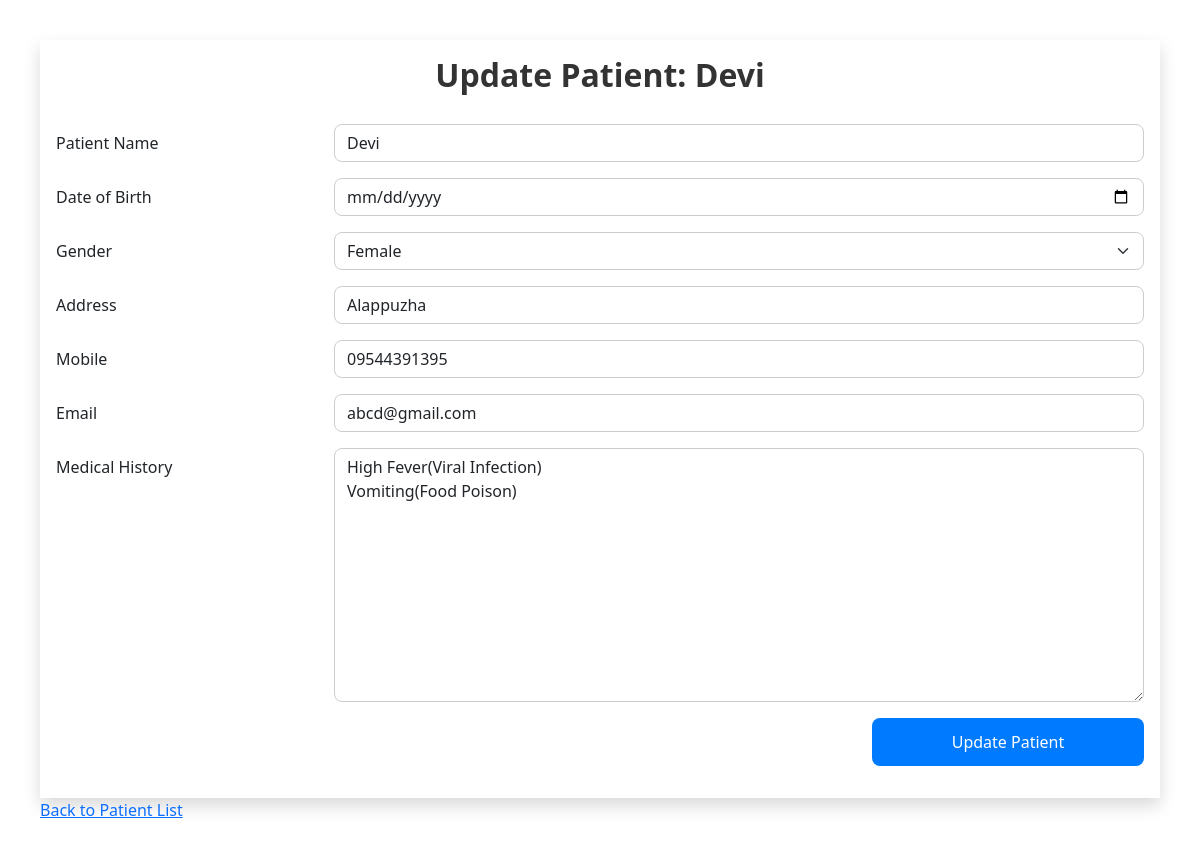
Page /update_patient/3/ on the committed database.
### hostapp/models.py (models this page shows, shortened)
class Patient(models.Model):
    user = models.OneToOneField(User, on_delete=models.CASCADE, related_name='patient_profile',null=True, blank=True)
    name = models.CharField(max_length=100, null=True, blank=True)
    date_of_birth = models.CharField(max_length=100, null=True, blank=True)
    gender = models.CharField(max_length=10, choices=[('Male', 'Male'), ('Female', 'Female'), ('Other', 'Other')], null=True, blank=True)
    address = models.CharField(max_length=255, null=True, blank=True)
    mobile = models.CharField(max_length=15, null=True, blank=True)
    email = models.EmailField(unique=True, null=True, blank=True)
    medical_history = models.TextField(null=True, blank=True)

### hostapp/views.py (the view)
# urls.py: path('update_patient/<int:patient_id>/', views.update_patient, name='update_patient'),
def update_patient(request, patient_id):
    patient = get_object_or_404(Patient, id=patient_id)  # Fetch the patient instance
    if request.method == 'POST':
        form = PatientForm(request.POST, instance=patient)
        if form.is_valid():
            form.save()
            return redirect('listpatient')
    else:
        form = PatientForm(instance=patient)
    return render(request, 'admin-update_patient.html', {'form': form, 'patient': patient})

### hostapp/forms.py
class PatientForm(forms.ModelForm):
    class Meta:
        model = Patient
        fields = '__all__'  # Ensure this includes all necessary fields
        widgets = {
            'date_of_birth': forms.DateInput(attrs={'type': 'date'}),
        }

### templates/admin-update_patient.html (shortened to what this page needs)
{% load widget_tweaks %}
{% block content %}
<head>
  <link href="https://cdn.jsdelivr.net/npm/bootstrap@5.3.3/dist/css/bootstrap.min.css" rel="stylesheet">
</head>
<body>
<div class="container shadow p-3">
  <h2 class="form-title">Update Patient: {{ patient.name }}</h2>
  <form method="POST" action="{% url 'update_patient' patient.id %}">
    <div class="mb-3 row">
      <label for="name" class="col-sm-3 col-form-label">Patient Name</label>
      <div class="col-sm-9">
        {{ form.name|add_class:"form-control" }}
      </div>
    </div>
    <div class="mb-3 row">
      <label for="date_of_birth" class="col-sm-3 col-form-label">Date of Birth</label>
      <div class="col-sm-9">
        {{ form.date_of_birth|add_class:"form-control" }}
      </div>
    </div>
    <div class="mb-3 row">
      <label for="gender" class="col-sm-3 col-form-label">Gender</label>
      <div class="col-sm-9">
        {{ form.gender|add_class:"form-select" }}
      </div>
    </div>
    <div class="mb-3 row">
      <label for="address" class="col-sm-3 col-form-label">Address</label>
      <div class="col-sm-9">
        {{ form.address|add_class:"form-control" }}
      </div>
    </div>
    <div class="mb-3 row">
      <label for="mobile" class="col-sm-3 col-form-label">Mobile</label>
      <div class="col-sm-9">
        {{ form.mobile|add_class:"form-control" }}
      </div>
    </div>
    <div class="mb-3 row">
      <label for="email" class="col-sm-3 col-form-label">Email</label>
      <div class="col-sm-9">
        {{ form.email|add_class:"form-control" }}
      </div>
    </div>
    <div class="mb-3 row">
      <label for="medical_history" class="col-sm-3 col-form-label">Medical History</label>
      <div class="col-sm-9">
        {{ form.medical_history|add_class:"form-control" }}
      </div>
    </div>
    <div class="mb-3">
      <button type="submit" class="btn btn-primary">Update Patient</button>
    </div>
  </form>
</div>
<a href="{% url 'listpatient' %}">Back to Patient List</a>
{% endblock %}

### templates/admin-update_patient.html (style rules this page uses)
body { padding: 40px; }
.form-title { font-weight: bold; font-size: 32px; text-align: center; margin-bottom: 30px; color: #333; }
.form-control, .form-select { border-radius: 0.5rem; border: 1px solid #ccc; transition: border-color 0.3s; }
.btn-primary { background-color: #007bff; border: none; padding: 12px; font-size: 1rem; border-radius: 0.5rem; width: 25%; margin-left: 75%; }
.mb-3 { margin-bottom: 20px; }

### rows in the picture
Patient: name "Devi", gender "Female", address "Alappuzha", mobile "09544391395", email "abcd@gmail.com", medical_history "High Fever(Viral Infection) Vomiting(Food Poison)"
